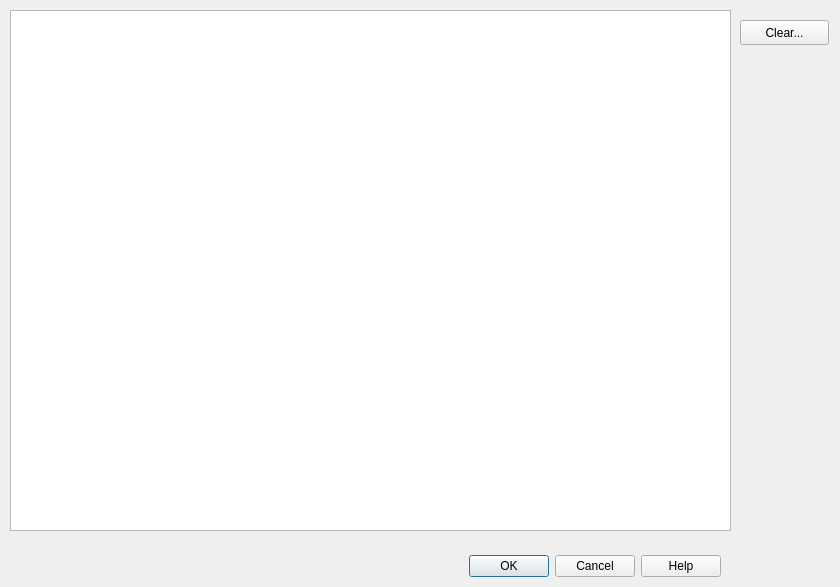
<?xml version="1.0" encoding="UTF-8"?>
<ui version="4.0">
 <class>CDlgLog</class>
 <widget class="QDialog" name="CDlgLog">
  <property name="geometry">
   <rect>
    <x>0</x>
    <y>0</y>
    <width>840</width>
    <height>587</height>
   </rect>
  </property>
  <property name="windowTitle">
   <string>GUID - Known nodes </string>
  </property>
  <widget class="QDialogButtonBox" name="buttonBox">
   <property name="geometry">
    <rect>
     <x>10</x>
     <y>550</y>
     <width>711</width>
     <height>32</height>
    </rect>
   </property>
   <property name="orientation">
    <enum>Qt::Horizontal</enum>
   </property>
   <property name="standardButtons">
    <set>QDialogButtonBox::Cancel|QDialogButtonBox::Help|QDialogButtonBox::Ok</set>
   </property>
  </widget>
  <widget class="QListView" name="listGuid">
   <property name="geometry">
    <rect>
     <x>10</x>
     <y>10</y>
     <width>721</width>
     <height>521</height>
    </rect>
   </property>
  </widget>
  <widget class="QPushButton" name="btnClear">
   <property name="geometry">
    <rect>
     <x>740</x>
     <y>20</y>
     <width>89</width>
     <height>25</height>
    </rect>
   </property>
   <property name="text">
    <string>Clear...</string>
   </property>
  </widget>
 </widget>
 <resources/>
 <connections>
  <connection>
   <sender>buttonBox</sender>
   <signal>accepted()</signal>
   <receiver>CDlgLog</receiver>
   <slot>accept()</slot>
   <hints>
    <hint type="sourcelabel">
     <x>248</x>
     <y>254</y>
    </hint>
    <hint type="destinationlabel">
     <x>157</x>
     <y>274</y>
    </hint>
   </hints>
  </connection>
  <connection>
   <sender>buttonBox</sender>
   <signal>rejected()</signal>
   <receiver>CDlgLog</receiver>
   <slot>reject()</slot>
   <hints>
    <hint type="sourcelabel">
     <x>316</x>
     <y>260</y>
    </hint>
    <hint type="destinationlabel">
     <x>286</x>
     <y>274</y>
    </hint>
   </hints>
  </connection>
 </connections>
</ui>
